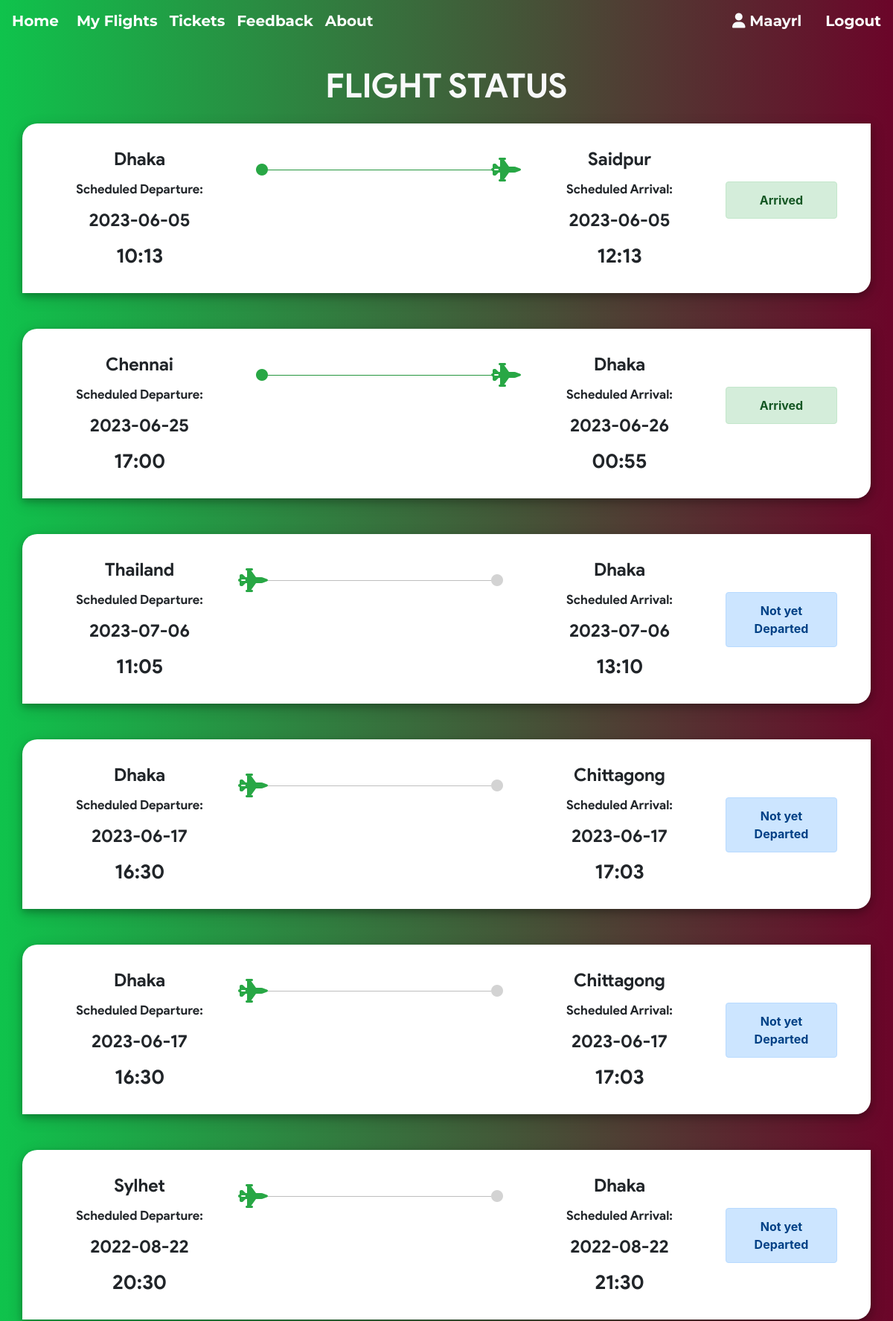
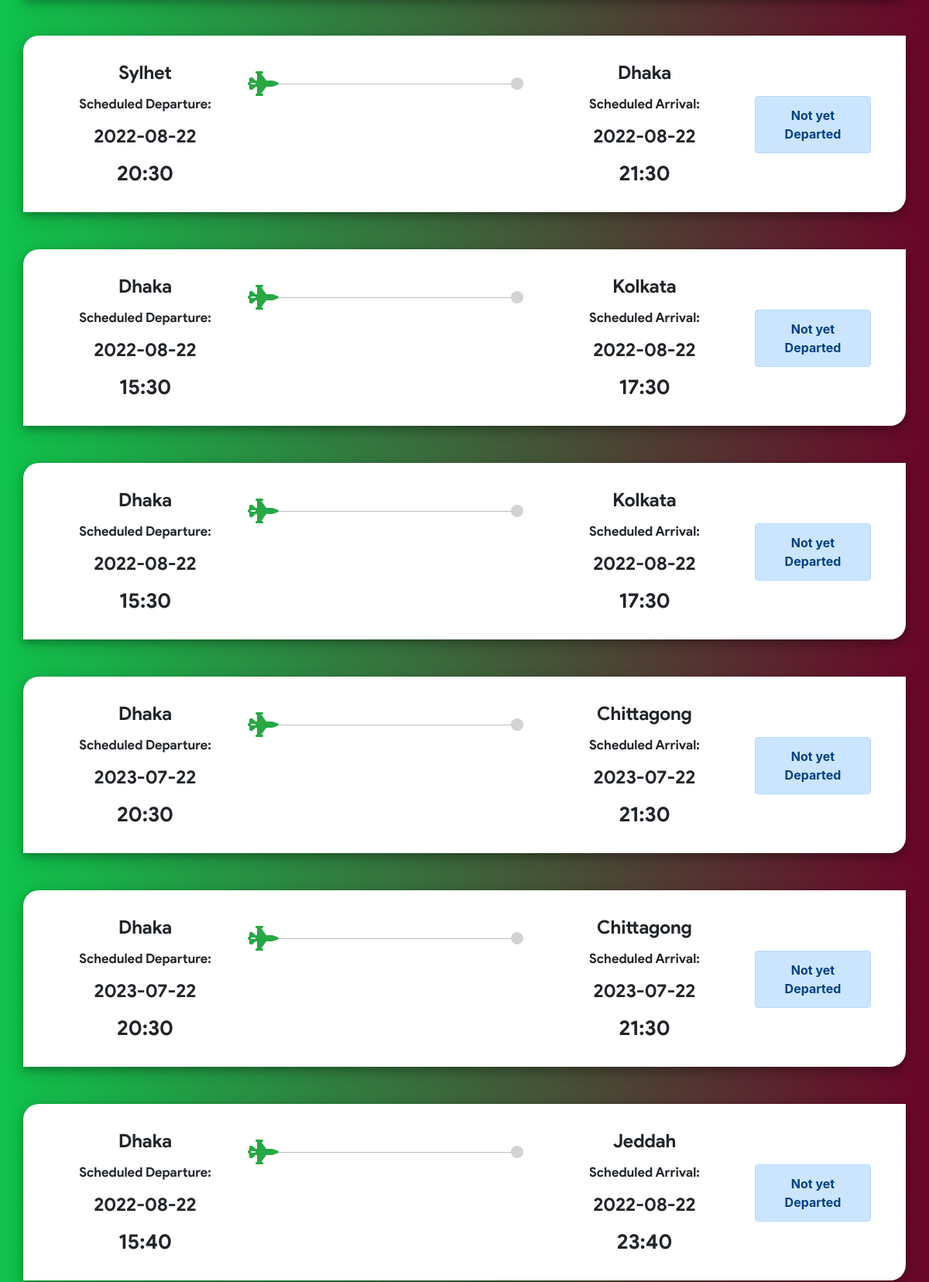
/my_flights.php (signed in, upper part), run on the app's committed database (2 pictures, top to bottom).
### tables this page shows
CREATE TABLE `ticket` (
  `ticket_id` int(11) NOT NULL,
  `passenger_id` int(11) NOT NULL,
  `flight_id` int(11) NOT NULL,
  `user_id` int(11) NOT NULL,
  `seat_no` varchar(10) NOT NULL,
  `cost` int(11) NOT NULL,
  `class` varchar(3) NOT NULL
);

CREATE TABLE `flight` (
  `flight_id` int(11) NOT NULL,
  `admin_id` int(11) NOT NULL,
  `arrivale` datetime NOT NULL,
  `departure` datetime NOT NULL,
  `Destination` varchar(20) NOT NULL,
  `source` varchar(20) NOT NULL,
  `airline` varchar(20) NOT NULL,
  `Seats` varchar(110) NOT NULL,
  `duration` varchar(20) NOT NULL,
  `Price` int(11) NOT NULL,
  `status` varchar(6) DEFAULT NULL,
  `issue` varchar(50) DEFAULT NULL,
  `last_seat` varchar(5) DEFAULT '',
  `bus_seats` int(11) DEFAULT 20,
  `last_bus_seat` varchar(5) DEFAULT ''
);

### my_flights.php (the view, shortened to what this page needs)
<?php if(isset($_SESSION['userId'])) {
    require 'helpers/init_conn_db.php';
?>
<main>
    <div class="container">
    <h1 class="text-center text-light mt-4 mb-4">FLIGHT STATUS</h1>
    <?php
    $sql_t = 'SELECT * FROM Ticket WHERE user_id=?';
    $stmt_t = mysqli_stmt_init($conn);
    if(!mysqli_stmt_prepare($stmt_t,$sql_t)) {
        header('Location: ticket.php?error=sqlerror');
        exit();
    } else {
        mysqli_stmt_bind_param($stmt_t,'i',$_SESSION['userId']);
        mysqli_stmt_execute($stmt_t);
        $result_t = mysqli_stmt_get_result($stmt_t);
        while($row_t = mysqli_fetch_assoc($result_t)) {
            $sql = 'SELECT * FROM Passenger_profile WHERE passenger_id=?';
            $stmt = mysqli_stmt_init($conn);
            if(!mysqli_stmt_prepare($stmt,$sql)) {
                header('Location: my_flights.php?error=sqlerror');
                exit();
            } else {
                mysqli_stmt_bind_param($stmt,'i',$row_t['passenger_id']);
                mysqli_stmt_execute($stmt);
                $result = mysqli_stmt_get_result($stmt);
                if ($row = mysqli_fetch_assoc($result)) {
                    $sql_f = 'SELECT * FROM Flight WHERE flight_id=? ';
                    $stmt_f = mysqli_stmt_init($conn);
                    if(!mysqli_stmt_prepare($stmt_f,$sql_f)) {
                        header('Location: my_flights.php?error=sqlerror');
                        exit();
                    } else {
                        mysqli_stmt_bind_param($stmt_f,'i',$row_t['flight_id']);
                        mysqli_stmt_execute($stmt_f);
                        $result_f = mysqli_stmt_get_result($stmt_f);
                        if($row_f = mysqli_fetch_assoc($result_f)) {
                            $date_time_dep = $row_f['departure'];
                            $date_dep = substr($date_time_dep,0,10);
                            $time_dep = substr($date_time_dep,10,6) ;
                            $date_time_arr = $row_f['arrivale'];
                            $date_arr = substr($date_time_arr,0,10);
                            $time_arr = substr($date_time_arr,10,6) ;
                            if($row_f['status'] === '') {
                                $status = "Not yet Departed";
                                $alert = 'alert-primary';
                            } else if($row_f['status'] === 'dep') {
                                $status = "Departed";
                                $alert = 'alert-info';
                            } else if($row_f['status'] === 'issue') {
                                $status = "Delayed";
                                $alert = 'alert-danger';
                            } else if($row_f['status'] === 'arr') {
                                $status = "Arrived";
                                $alert = 'alert-success';
                            }
                            echo '
                            <div class="row out mb-5 ">
                                <div class="col-md-4 order-lg-3 order-md-1"> ';
                                if($row_f['status'] === 'arr') {
                                    echo '
                                    <div class="row">
                                        <div class="col-1 p-0 m-0">
                                            <i class="fa fa-circle mt-4 text-success"
                                                style="float: right;"></i>
                                        </div>
                                        <div class="col-10 p-0 m-0 mt-3" style="float: right;">
                                            <hr class="bg-success">
                                        </div>
                                        <div class="col-1 p-0 m-0">
                                            <i class="fa fa-2x fa-fighter-jet mt-3 text-success"
                                                ></i>
                                        </div>
                                    </div>
                                    ';
                                } else {
                                    echo '
                                    <div class="row">
                                        <div class="col-1 p-0 m-0">
                                            <i class="fa fa-2x fa-fighter-jet mt-3 text-success"
                                                style="float: right;"></i>
                                        </div>
                                        <div class="col-10 p-0 m-0 mt-3" style="float: right;">
                                            <hr style="background-color: lightgrey;">
                                        </div>
                                        <div class="col-1 p-0 m-0">
                                            <i class="fa fa-circle mt-4"
                                                style="color: lightgrey;"></i>
                                        </div>
                                    </div>
                                    ';
                                }
                                    echo '
                                </div>
                                <div class="col-md-3 col-6 order-md-2 pl-0 text-center
                                    order-lg-2 card-dep">
                                    <p class="city">'.$row_f['source'].'</p>
                                    <p class="stat">Scheduled Departure:</p>
                                    <p class="date">'.$date_dep.'</p>
                                    <p class="time">'.$time_dep.'</p>
                                </div>
                                <div class="col-md-3 col-6 order-md-4 pr-0 text-center
                                    order-lg-4 card-arr"
                                    style="float: right;">
                                    <p class="city">'.$row_f['Destination'].'</p>
                                    <p class="stat">Scheduled Arrival:</p>
                                    <p class="date">'.$date_arr.'</p>
                                    <p class="time">'.$time_arr.'</p>
                                </div>
                                <div class="col-lg-2 order-md-12">
                                    <div class="alert '.$alert.' mt-5 text-center"
                                        role="alert">
                                        '.$status.'
                                    </div>
                                </div>
                            </div> ';
                        }
                    }
                }
            }
        }
    }
    ?>
</div>
</main>
<?php } ?>

### my_flights.php (style rules this page uses)
body { background: #6B0529; background: -webkit-linear-gradient(to right,#0FC34C, #6B0529); background: linear-gradient(to right,#0FC34C, #6B0529); }
div.out { padding: 30px; box-shadow: 0 4px 8px 0 rgba(0, 0, 0, 0.2), 0 6px 20px 0 rgba(0, 0, 0, 0.19); border-top-left-radius: 20px; border-bottom-right-radius: 20px; }
.city { font-size: 24px; }
p { margin-bottom: 10px; font-family: product sans; }
.alert { font-weight: bold; }
.date { font-size: 24px; }
.time { font-size: 27px; margin-bottom: 0px; }
.stat { font-size: 17px; }
h1 { font-weight: lighter !important; font-size: 45px !important; margin-bottom: 20px; font-family :'product sans' !important; font-weight: bolder; }
.row { background-color: white; }

### data on the page
ticket: flight.source "Dhaka", flight.departure "2023-06-05", flight.departure "10:13", flight.Destination "Saidpur", flight.arrivale "2023-06-05", flight.arrivale "12:13", flight.status "Arrived"
ticket: flight.source "Chennai", flight.departure "2023-06-25", flight.departure "17:00", flight.Destination "Dhaka", flight.arrivale "2023-06-26", flight.arrivale "00:55", flight.status "Arrived"
ticket: flight.source "Thailand", flight.departure "2023-07-06", flight.departure "11:05", flight.Destination "Dhaka", flight.arrivale "2023-07-06", flight.arrivale "13:10", flight.status "Not yet Departed"
ticket: flight.source "Dhaka", flight.departure "2023-06-17", flight.departure "16:30", flight.Destination "Chittagong", flight.arrivale "2023-06-17", flight.arrivale "17:03", flight.status "Not yet Departed"
ticket: flight.source "Dhaka", flight.departure "2023-06-17", flight.departure "16:30", flight.Destination "Chittagong", flight.arrivale "2023-06-17", flight.arrivale "17:03", flight.status "Not yet Departed"
ticket: flight.source "Sylhet", flight.departure "2022-08-22", flight.departure "20:30", flight.Destination "Dhaka", flight.arrivale "2022-08-22", flight.arrivale "21:30", flight.status "Not yet Departed"
ticket: flight.source "Sylhet", flight.departure "2022-08-22", flight.departure "20:30", flight.Destination "Dhaka", flight.arrivale "2022-08-22", flight.arrivale "21:30", flight.status "Not yet Departed"
ticket: flight.source "Dhaka", flight.departure "2022-08-22", flight.departure "15:30", flight.Destination "Kolkata", flight.arrivale "2022-08-22", flight.arrivale "17:30", flight.status "Not yet Departed"
ticket: flight.source "Dhaka", flight.departure "2022-08-22", flight.departure "15:30", flight.Destination "Kolkata", flight.arrivale "2022-08-22", flight.arrivale "17:30", flight.status "Not yet Departed"
ticket: flight.source "Dhaka", flight.departure "2023-07-22", flight.departure "20:30", flight.Destination "Chittagong", flight.arrivale "2023-07-22", flight.arrivale "21:30", flight.status "Not yet Departed"
ticket: flight.source "Dhaka", flight.departure "2023-07-22", flight.departure "20:30", flight.Destination "Chittagong", flight.arrivale "2023-07-22", flight.arrivale "21:30", flight.status "Not yet Departed"
ticket: flight.source "Dhaka", flight.departure "2022-08-22", flight.departure "15:40", flight.Destination "Jeddah", flight.arrivale "2022-08-22", flight.arrivale "23:40", flight.status "Not yet Departed"

### other printed values
$_SESSION['userUid'] "Maayrl"
